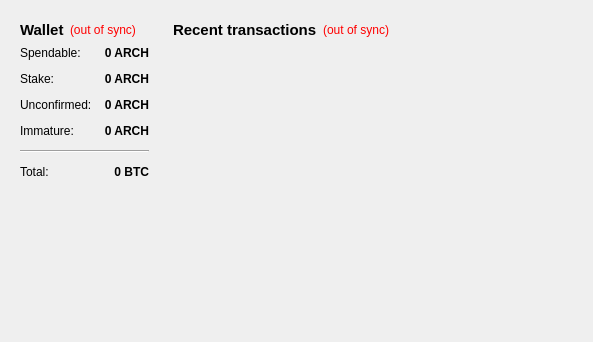
<?xml version="1.0" encoding="UTF-8"?>
<ui version="4.0">
 <class>OverviewPage</class>
 <widget class="QWidget" name="OverviewPage">
  <property name="geometry">
   <rect>
    <x>0</x>
    <y>0</y>
    <width>573</width>
    <height>342</height>
   </rect>
  </property>
  <property name="windowTitle">
   <string>Form</string>
  </property>
  <layout class="QHBoxLayout" name="horizontalLayout" stretch="1,0">
   <item>
    <layout class="QVBoxLayout" name="verticalLayout_2">
     <item>
      <widget class="QWidget" name="widget" native="true">
       <property name="minimumSize">
        <size>
         <width>0</width>
         <height>0</height>
        </size>
       </property>
       <property name="maximumSize">
        <size>
         <width>16777215</width>
         <height>16777215</height>
        </size>
       </property>
       <layout class="QVBoxLayout" name="verticalLayout_4">
        <item>
         <layout class="QHBoxLayout" name="horizontalLayout_4">
          <item>
           <widget class="QLabel" name="label_5">
            <property name="font">
             <font>
              <pointsize>11</pointsize>
              <weight>75</weight>
              <bold>true</bold>
             </font>
            </property>
            <property name="text">
             <string>Wallet</string>
            </property>
           </widget>
          </item>
          <item>
           <widget class="QLabel" name="labelWalletStatus">
            <property name="toolTip">
             <string>The displayed information may be out of date. Your wallet automatically synchronizes with the Archcoin network after a connection is established, but this process has not completed yet.</string>
            </property>
            <property name="styleSheet">
             <string notr="true">QLabel { color: red; }</string>
            </property>
            <property name="text">
             <string notr="true">(out of sync)</string>
            </property>
            <property name="alignment">
             <set>Qt::AlignLeading|Qt::AlignLeft|Qt::AlignVCenter</set>
            </property>
           </widget>
          </item>
          <item>
           <spacer name="horizontalSpacer_2">
            <property name="orientation">
             <enum>Qt::Horizontal</enum>
            </property>
            <property name="sizeHint" stdset="0">
             <size>
              <width>40</width>
              <height>20</height>
             </size>
            </property>
           </spacer>
          </item>
         </layout>
        </item>
        <item>
         <layout class="QFormLayout" name="formLayout_2">
          <property name="fieldGrowthPolicy">
           <enum>QFormLayout::AllNonFixedFieldsGrow</enum>
          </property>
          <property name="horizontalSpacing">
           <number>12</number>
          </property>
          <property name="verticalSpacing">
           <number>12</number>
          </property>
          <item row="0" column="0">
           <widget class="QLabel" name="label">
            <property name="text">
             <string>Spendable:</string>
            </property>
           </widget>
          </item>
          <item row="0" column="1">
           <widget class="QLabel" name="labelBalance">
            <property name="font">
             <font>
              <weight>75</weight>
              <bold>true</bold>
             </font>
            </property>
            <property name="cursor">
             <cursorShape>IBeamCursor</cursorShape>
            </property>
            <property name="toolTip">
             <string>Your current spendable balance</string>
            </property>
            <property name="text">
             <string notr="true">0 ARCH</string>
            </property>
            <property name="alignment">
             <set>Qt::AlignRight|Qt::AlignTrailing|Qt::AlignVCenter</set>
            </property>
            <property name="textInteractionFlags">
             <set>Qt::LinksAccessibleByMouse|Qt::TextSelectableByKeyboard|Qt::TextSelectableByMouse</set>
            </property>
           </widget>
          </item>
          <item row="1" column="0">
           <widget class="QLabel" name="label_6">
            <property name="text">
             <string>Stake:</string>
            </property>
           </widget>
          </item>
          <item row="1" column="1">
           <widget class="QLabel" name="labelStake">
            <property name="font">
             <font>
              <weight>75</weight>
              <bold>true</bold>
             </font>
            </property>
            <property name="cursor">
             <cursorShape>IBeamCursor</cursorShape>
            </property>
            <property name="toolTip">
             <string>Total of coins that was staked, and do not yet count toward the current balance</string>
            </property>
            <property name="text">
             <string notr="true">0 ARCH</string>
            </property>
            <property name="alignment">
             <set>Qt::AlignRight|Qt::AlignTrailing|Qt::AlignVCenter</set>
            </property>
            <property name="textInteractionFlags">
             <set>Qt::LinksAccessibleByMouse|Qt::TextSelectableByKeyboard|Qt::TextSelectableByMouse</set>
            </property>
           </widget>
          </item>
          <item row="2" column="0">
           <widget class="QLabel" name="label_3">
            <property name="text">
             <string>Unconfirmed:</string>
            </property>
           </widget>
          </item>
          <item row="2" column="1">
           <widget class="QLabel" name="labelUnconfirmed">
            <property name="font">
             <font>
              <weight>75</weight>
              <bold>true</bold>
             </font>
            </property>
            <property name="cursor">
             <cursorShape>IBeamCursor</cursorShape>
            </property>
            <property name="toolTip">
             <string>Total of transactions that have yet to be confirmed, and do not yet count toward the current balance</string>
            </property>
            <property name="text">
             <string notr="true">0 ARCH</string>
            </property>
            <property name="alignment">
             <set>Qt::AlignRight|Qt::AlignTrailing|Qt::AlignVCenter</set>
            </property>
            <property name="textInteractionFlags">
             <set>Qt::LinksAccessibleByMouse|Qt::TextSelectableByKeyboard|Qt::TextSelectableByMouse</set>
            </property>
           </widget>
          </item>
          <item row="3" column="0">
           <widget class="QLabel" name="labelImmatureText">
            <property name="text">
             <string>Immature:</string>
            </property>
           </widget>
          </item>
          <item row="3" column="1">
           <widget class="QLabel" name="labelImmature">
            <property name="font">
             <font>
              <weight>75</weight>
              <bold>true</bold>
             </font>
            </property>
            <property name="toolTip">
             <string>Mined balance that has not yet matured</string>
            </property>
            <property name="text">
             <string notr="true">0 ARCH</string>
            </property>
            <property name="alignment">
             <set>Qt::AlignRight|Qt::AlignTrailing|Qt::AlignVCenter</set>
            </property>
            <property name="textInteractionFlags">
             <set>Qt::LinksAccessibleByMouse|Qt::TextSelectableByKeyboard|Qt::TextSelectableByMouse</set>
            </property>
           </widget>
          </item>
          <item row="4" column="0" colspan="2">
           <widget class="Line" name="line">
            <property name="orientation">
             <enum>Qt::Horizontal</enum>
            </property>
           </widget>
          </item>
          <item row="5" column="0">
           <widget class="QLabel" name="labelTotalText">
            <property name="text">
             <string>Total:</string>
            </property>
           </widget>
          </item>
          <item row="5" column="1">
           <widget class="QLabel" name="labelTotal">
            <property name="font">
             <font>
              <weight>75</weight>
              <bold>true</bold>
             </font>
            </property>
            <property name="cursor">
             <cursorShape>IBeamCursor</cursorShape>
            </property>
            <property name="toolTip">
             <string>Your current total balance</string>
            </property>
            <property name="text">
             <string notr="true">0 BTC</string>
            </property>
            <property name="alignment">
             <set>Qt::AlignRight|Qt::AlignTrailing|Qt::AlignVCenter</set>
            </property>
            <property name="textInteractionFlags">
             <set>Qt::LinksAccessibleByMouse|Qt::TextSelectableByKeyboard|Qt::TextSelectableByMouse</set>
            </property>
           </widget>
          </item>
         </layout>
        </item>
       </layout>
      </widget>
     </item>
     <item>
      <spacer name="verticalSpacer">
       <property name="orientation">
        <enum>Qt::Vertical</enum>
       </property>
       <property name="sizeHint" stdset="0">
        <size>
         <width>20</width>
         <height>40</height>
        </size>
       </property>
      </spacer>
     </item>
    </layout>
   </item>
   <item>
    <layout class="QVBoxLayout" name="verticalLayout_3">
     <item>
      <widget class="QWidget" name="widget_2" native="true">
       <property name="minimumSize">
        <size>
         <width>0</width>
         <height>0</height>
        </size>
       </property>
       <property name="maximumSize">
        <size>
         <width>16777215</width>
         <height>16777215</height>
        </size>
       </property>
       <layout class="QVBoxLayout" name="verticalLayout">
        <item>
         <layout class="QHBoxLayout" name="horizontalLayout_2">
          <item>
           <widget class="QLabel" name="label_41">
            <property name="font">
             <font>
              <pointsize>11</pointsize>
              <weight>75</weight>
              <bold>true</bold>
             </font>
            </property>
            <property name="text">
             <string>&lt;b&gt;Recent transactions&lt;/b&gt;</string>
            </property>
           </widget>
          </item>
          <item>
           <widget class="QLabel" name="labelTransactionsStatus">
            <property name="toolTip">
             <string>The displayed information may be out of date. Your wallet automatically synchronizes with the Archcoin network after a connection is established, but this process has not completed yet.</string>
            </property>
            <property name="styleSheet">
             <string notr="true">QLabel { color: red; }</string>
            </property>
            <property name="text">
             <string notr="true">(out of sync)</string>
            </property>
            <property name="alignment">
             <set>Qt::AlignRight|Qt::AlignTrailing|Qt::AlignVCenter</set>
            </property>
           </widget>
          </item>
          <item>
           <spacer name="horizontalSpacer">
            <property name="orientation">
             <enum>Qt::Horizontal</enum>
            </property>
            <property name="sizeHint" stdset="0">
             <size>
              <width>40</width>
              <height>20</height>
             </size>
            </property>
           </spacer>
          </item>
         </layout>
        </item>
        <item>
         <widget class="QListView" name="listTransactions">
          <property name="minimumSize">
           <size>
            <width>400</width>
            <height>0</height>
           </size>
          </property>
          <property name="maximumSize">
           <size>
            <width>16777215</width>
            <height>16777215</height>
           </size>
          </property>
          <property name="styleSheet">
           <string notr="true">QListView { background: transparent; }</string>
          </property>
          <property name="frameShape">
           <enum>QFrame::NoFrame</enum>
          </property>
          <property name="verticalScrollBarPolicy">
           <enum>Qt::ScrollBarAlwaysOff</enum>
          </property>
          <property name="horizontalScrollBarPolicy">
           <enum>Qt::ScrollBarAlwaysOff</enum>
          </property>
          <property name="selectionMode">
           <enum>QAbstractItemView::NoSelection</enum>
          </property>
         </widget>
        </item>
       </layout>
      </widget>
     </item>
    </layout>
   </item>
  </layout>
 </widget>
 <resources/>
 <connections/>
</ui>
